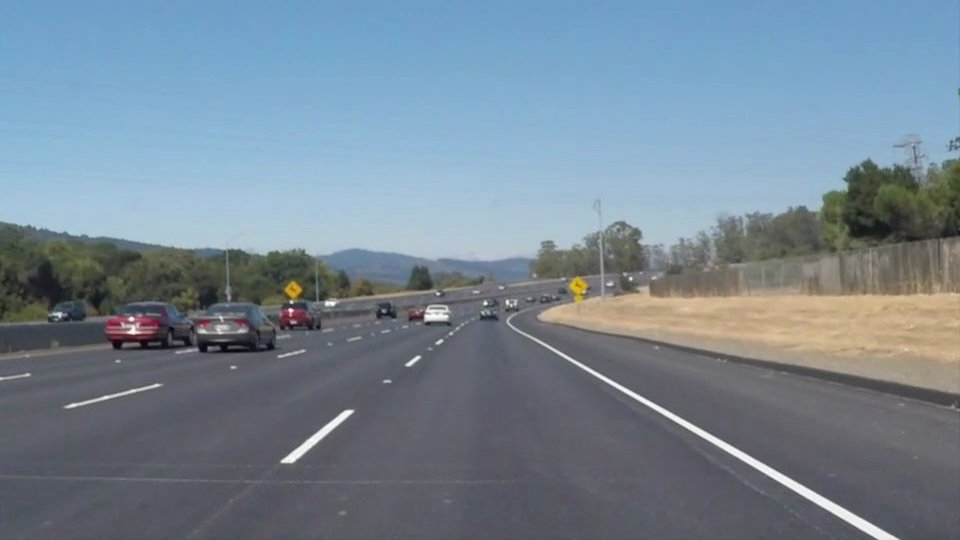
#> input picture 20240321_作業三/highway.jpg, 960 x 540 px
$ jupyter execute '電腦視覺與多媒體檢索＿第三組＿作業三＿code.ipynb'
#> lines starting #> are read from the running program, lines starting #| are printed output that depends on the picture
# 112學年度 第二學期 電腦視覺與多媒體檢索

# 第三組 作業三 code

## 繳交日期 2024 / 03 / 20

    座號 ｜   姓名   | 投入程度
    020   吳政葶（組長）
    021    洪翊婕      百分之百
    018    陳筱晴      百分之百
    019    周萬鈞      百分之百
    028    梁國權      百分之百
    002    李欣宇      百分之百

## 以下每一小題要求的 code 請依序寫在一個 jupyter notebook 的 cell 裡:

### 1. 讀影像 highway.jpg

[cell 1]
# read image
import matplotlib.pyplot as plt
import cv2
image = cv2.imread("highway.jpg")
#> image is the input picture: shape (540, 960, 3); mean B, G, R 148.1, 134.5, 118.5

### 2. 畫出(呈現)影像

[cell 2]
# read and plot image on figure
import matplotlib.pyplot as plt
import cv2
image = cv2.imread("highway.jpg")
image = cv2.cvtColor(image, cv2.COLOR_BGR2RGB) #試一下少這個指令的執行結果
plt.figure()
plt.imshow(image)
plt.show()

[cell 3]
# read and plot image on figure
import matplotlib.pyplot as plt
import cv2
image1 = cv2.imread("highway.jpg")
#image = cv2.cvtColor(image, cv2.COLOR_BGR2RGB) #試一下少這個指令的執行結果
plt.figure()
plt.imshow(image1)
plt.show()

### 3. 對影像 highway.jpg 做 gray scaling 處理後, 命名為 highway_gray.jpg 的圖檔

[cell 4]
# 載入套件
import matplotlib.pyplot as plt
import numpy as np
import cv2

# 讀取照片
img = cv2.imread("highway.jpg")

# 將彩色圖片轉換為灰階圖片
gray_img = cv2.cvtColor(img, cv2.COLOR_BGR2GRAY)
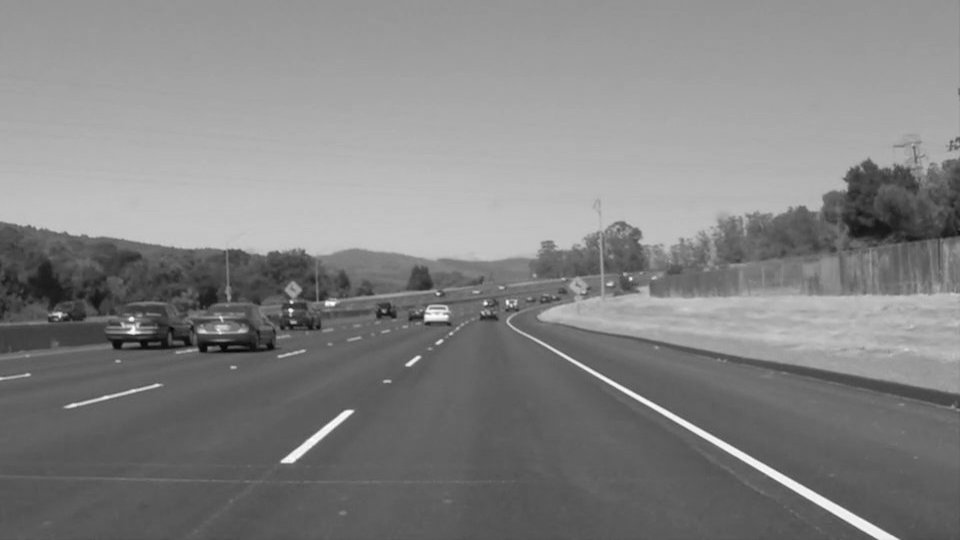
#> gray_img: shape (540, 960); min 5, max 255, mean 131.2

# 儲存灰階圖片
cv2.imwrite("highway_gray.jpg", gray_img)

# 呈現灰階圖片
plt.imshow(gray_img, cmap='gray')
plt.title('Gray Image')

# 將X，Y軸的刻度省略
plt.xticks([]),plt.yticks([])

# 顯示圖片
plt.show()

### 4. 對影像 highway.jpg 做 high pass filtering 處理後, 命名為 highway_highpass.jpg 的圖檔

[cell 5]
import cv2
import numpy as np
import matplotlib.pyplot as plt

image = cv2.imread('highway.jpg', 0)
#> image: shape (540, 960); min 5, max 255, mean 131.2
highpass_image = image.copy()
height, width = image.shape
#> height = 540; width = 960

a = 1 #neighsor_height_distance
b = 1 #neighsor_width_distance
h = 2 * a + 1 #kernel_height
w = 2 * b + 1 #kernel_width
area = h * w #kernel_area

#kernel = np.ones((h, w), np.float32)/area
kernel = np.array([[-1,-1,-1],[-1,8,-1],[-1,-1,-1]])
print (kernel)

for i in range(a, height - a):
    for j in range(b, width - b):
        # arr's size is hxw = 5x5 (if a = b = 2)
        sum = 0
        for ki in range(-a,a+1):
            for kj in range(-b,b+1):
                sum = sum + image[i+ki, j+kj]*kernel[ki,kj]
        highpass_image[i, j] = int(sum)
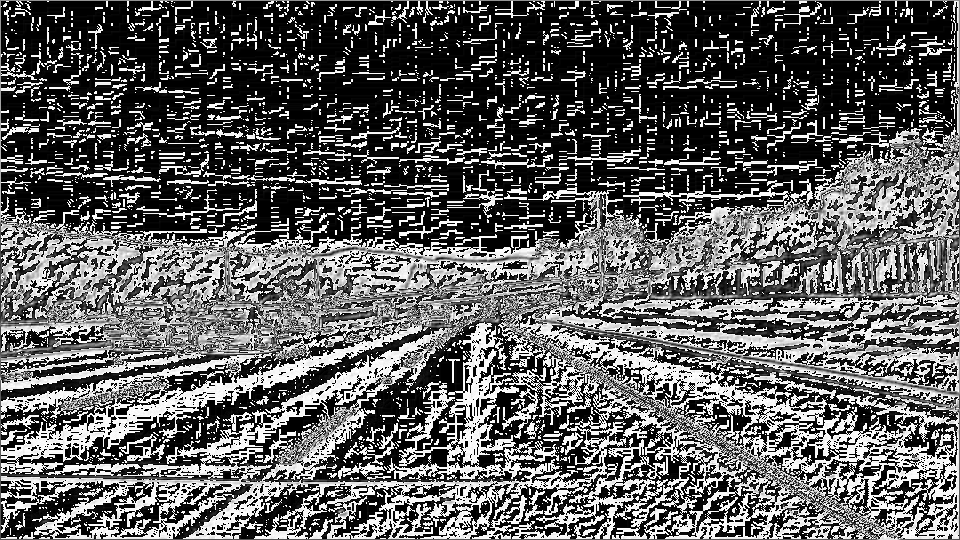
#> highpass_image: shape (540, 960); min 0, max 255, mean 95

# 保存影像
cv2.imwrite("highway_highpass.jpg", highpass_image)

# 原始影像和濾波後的影像呈現
plt.figure(figsize=(20, 10)) # 圖的size
plt.subplot(1, 2, 1) # 該圖的位置
plt.imshow(image, cmap='gray')
plt.title('Original Image')
plt.axis() # 呈現 X，Y軸的刻度

plt.subplot(1, 2, 2) # 該圖的位置
plt.imshow(highpass_image, cmap='gray')
plt.title('High Pass Filtered Image')
plt.axis('off') # 將X，Y軸的刻度省略

plt.show()
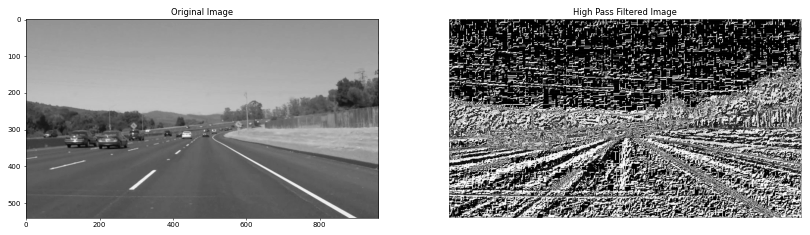
#> figure drawn by matplotlib, 2 panels

### 5. 將以下三張影像依序畫(呈現)於同一列: highway.jp, highway_gray.jpg, highway_highpass.jpg

[cell 6]
import matplotlib.pyplot as plt
import cv2

# 讀取三張影像
img_color = cv2.imread("highway.jpg")
img_gray = cv2.imread("highway_gray.jpg")
#> img_gray: shape (540, 960, 3); min 4, max 255, mean 131.2
img_highpass = cv2.imread("highway_highpass.jpg")
#> img_highpass: shape (540, 960, 3); min 0, max 255, mean 95.1

# 設定圖片大小
plt.figure(figsize=(18, 6))

# 顯示彩色影像
plt.subplot(1, 3, 1) # 同一列的第一行
plt.imshow(cv2.cvtColor(img_color, cv2.COLOR_BGR2RGB))
plt.title('Original Image')
plt.axis('off')

# 顯示灰階影像
plt.subplot(1, 3, 2) # 同一列的第二行
plt.imshow(cv2.cvtColor(img_gray, cv2.COLOR_BGR2RGB))
plt.title('Gray Scale Image')
plt.axis('off')

# 顯示高通濾波後影像
plt.subplot(1, 3, 3) # 同一列的第三行
plt.imshow(cv2.cvtColor(img_highpass, cv2.COLOR_BGR2RGB))
plt.title('High Pass Filtered Image')
plt.axis('off')

# 顯示圖片
plt.show()
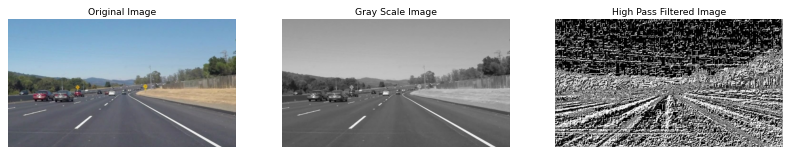
#> figure drawn by matplotlib, 3 panels
